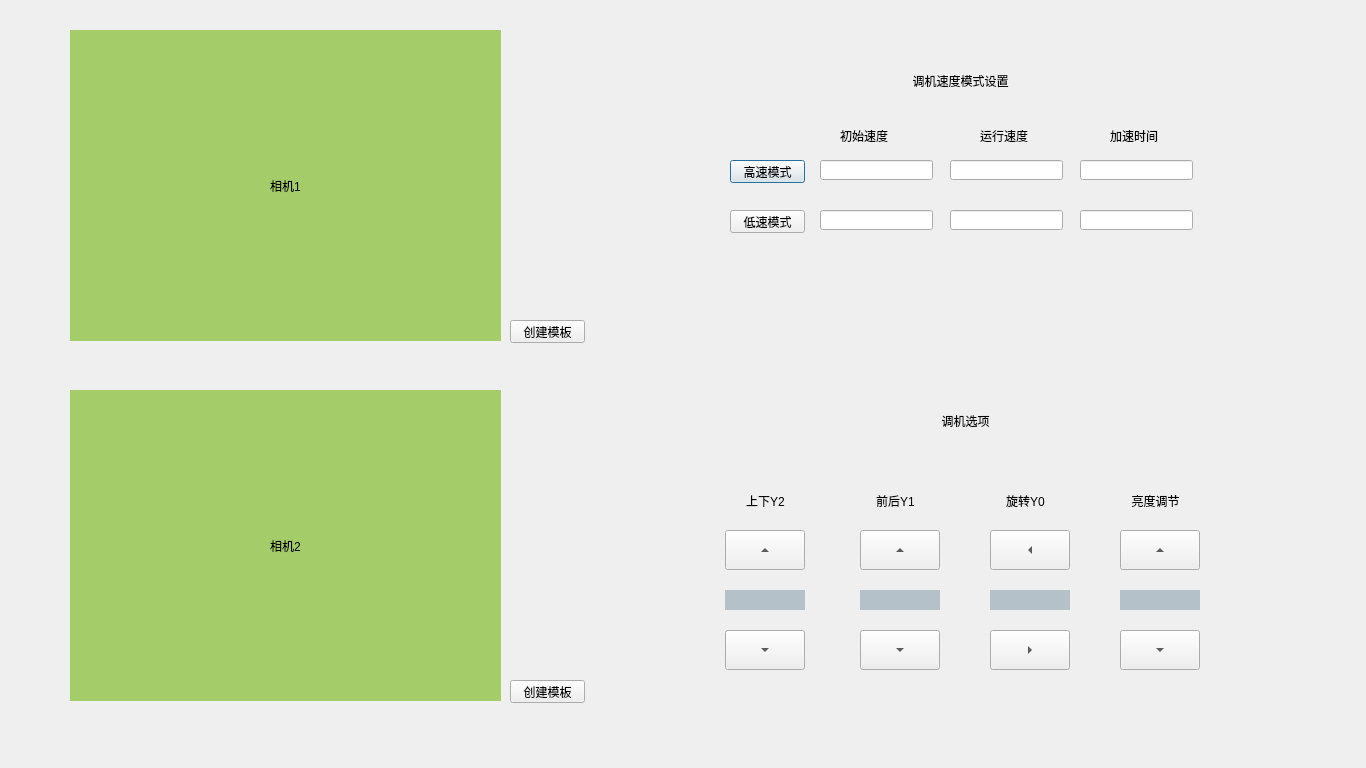
<?xml version="1.0" encoding="UTF-8"?>
<ui version="4.0">
 <class>CMD</class>
 <widget class="QDialog" name="CMD">
  <property name="geometry">
   <rect>
    <x>0</x>
    <y>0</y>
    <width>1366</width>
    <height>768</height>
   </rect>
  </property>
  <property name="windowTitle">
   <string>Dialog</string>
  </property>
  <widget class="QToolButton" name="Camera1_down">
   <property name="geometry">
    <rect>
     <x>725</x>
     <y>630</y>
     <width>80</width>
     <height>40</height>
    </rect>
   </property>
   <property name="text">
    <string>...</string>
   </property>
   <property name="arrowType">
    <enum>Qt::DownArrow</enum>
   </property>
   <attribute name="buttonGroup">
    <string notr="true">CMD_Button</string>
   </attribute>
  </widget>
  <widget class="QToolButton" name="Camera1_up">
   <property name="geometry">
    <rect>
     <x>725</x>
     <y>530</y>
     <width>80</width>
     <height>40</height>
    </rect>
   </property>
   <property name="text">
    <string>...</string>
   </property>
   <property name="arrowType">
    <enum>Qt::UpArrow</enum>
   </property>
   <attribute name="buttonGroup">
    <string notr="true">CMD_Button</string>
   </attribute>
  </widget>
  <widget class="QToolButton" name="Camera2_up">
   <property name="geometry">
    <rect>
     <x>860</x>
     <y>530</y>
     <width>80</width>
     <height>40</height>
    </rect>
   </property>
   <property name="text">
    <string>...</string>
   </property>
   <property name="arrowType">
    <enum>Qt::UpArrow</enum>
   </property>
   <attribute name="buttonGroup">
    <string notr="true">CMD_Button</string>
   </attribute>
  </widget>
  <widget class="QToolButton" name="Camera2_down">
   <property name="geometry">
    <rect>
     <x>860</x>
     <y>630</y>
     <width>80</width>
     <height>40</height>
    </rect>
   </property>
   <property name="text">
    <string>...</string>
   </property>
   <property name="arrowType">
    <enum>Qt::DownArrow</enum>
   </property>
   <attribute name="buttonGroup">
    <string notr="true">CMD_Button</string>
   </attribute>
  </widget>
  <widget class="QLabel" name="label_4">
   <property name="geometry">
    <rect>
     <x>730</x>
     <y>490</y>
     <width>71</width>
     <height>21</height>
    </rect>
   </property>
   <property name="styleSheet">
    <string notr="true">font: 14pt &quot;Adobe 黑体 Std R&quot;;</string>
   </property>
   <property name="text">
    <string>上下Y2</string>
   </property>
   <property name="alignment">
    <set>Qt::AlignCenter</set>
   </property>
  </widget>
  <widget class="QToolButton" name="Clockwise">
   <property name="geometry">
    <rect>
     <x>990</x>
     <y>630</y>
     <width>80</width>
     <height>40</height>
    </rect>
   </property>
   <property name="text">
    <string>...</string>
   </property>
   <property name="arrowType">
    <enum>Qt::RightArrow</enum>
   </property>
   <attribute name="buttonGroup">
    <string notr="true">CMD_Button</string>
   </attribute>
  </widget>
  <widget class="QToolButton" name="Anticlockwise">
   <property name="geometry">
    <rect>
     <x>990</x>
     <y>530</y>
     <width>80</width>
     <height>40</height>
    </rect>
   </property>
   <property name="text">
    <string>...</string>
   </property>
   <property name="arrowType">
    <enum>Qt::LeftArrow</enum>
   </property>
   <attribute name="buttonGroup">
    <string notr="true">CMD_Button</string>
   </attribute>
  </widget>
  <widget class="QPushButton" name="HIGH_SPEED">
   <property name="geometry">
    <rect>
     <x>730</x>
     <y>160</y>
     <width>75</width>
     <height>23</height>
    </rect>
   </property>
   <property name="text">
    <string>高速模式</string>
   </property>
  </widget>
  <widget class="QPushButton" name="LOW_SPEED">
   <property name="geometry">
    <rect>
     <x>730</x>
     <y>210</y>
     <width>75</width>
     <height>23</height>
    </rect>
   </property>
   <property name="text">
    <string>低速模式</string>
   </property>
  </widget>
  <widget class="QLineEdit" name="HIGH_SPEED_SET">
   <property name="geometry">
    <rect>
     <x>950</x>
     <y>160</y>
     <width>113</width>
     <height>20</height>
    </rect>
   </property>
  </widget>
  <widget class="QLineEdit" name="LOW_SPEED_SET">
   <property name="geometry">
    <rect>
     <x>950</x>
     <y>210</y>
     <width>113</width>
     <height>20</height>
    </rect>
   </property>
  </widget>
  <widget class="QLineEdit" name="High_Speed_Initial">
   <property name="geometry">
    <rect>
     <x>820</x>
     <y>160</y>
     <width>113</width>
     <height>20</height>
    </rect>
   </property>
  </widget>
  <widget class="QLineEdit" name="High_Speed_Acceleration">
   <property name="geometry">
    <rect>
     <x>1080</x>
     <y>160</y>
     <width>113</width>
     <height>20</height>
    </rect>
   </property>
  </widget>
  <widget class="QLineEdit" name="Low_Speed_Initial">
   <property name="geometry">
    <rect>
     <x>820</x>
     <y>210</y>
     <width>113</width>
     <height>20</height>
    </rect>
   </property>
  </widget>
  <widget class="QLineEdit" name="Low_Speed_Acceleration">
   <property name="geometry">
    <rect>
     <x>1080</x>
     <y>210</y>
     <width>113</width>
     <height>20</height>
    </rect>
   </property>
  </widget>
  <widget class="QLabel" name="position2">
   <property name="geometry">
    <rect>
     <x>725</x>
     <y>590</y>
     <width>80</width>
     <height>20</height>
    </rect>
   </property>
   <property name="styleSheet">
    <string notr="true">background-color: rgb(181, 193, 200);</string>
   </property>
   <property name="text">
    <string/>
   </property>
   <property name="alignment">
    <set>Qt::AlignCenter</set>
   </property>
  </widget>
  <widget class="QLabel" name="label_11">
   <property name="geometry">
    <rect>
     <x>840</x>
     <y>130</y>
     <width>54</width>
     <height>12</height>
    </rect>
   </property>
   <property name="text">
    <string>初始速度</string>
   </property>
  </widget>
  <widget class="QLabel" name="label_12">
   <property name="geometry">
    <rect>
     <x>980</x>
     <y>130</y>
     <width>54</width>
     <height>12</height>
    </rect>
   </property>
   <property name="text">
    <string>运行速度</string>
   </property>
  </widget>
  <widget class="QLabel" name="label_13">
   <property name="geometry">
    <rect>
     <x>1110</x>
     <y>130</y>
     <width>54</width>
     <height>12</height>
    </rect>
   </property>
   <property name="text">
    <string>加速时间</string>
   </property>
  </widget>
  <widget class="QLabel" name="label_20">
   <property name="geometry">
    <rect>
     <x>830</x>
     <y>50</y>
     <width>261</width>
     <height>61</height>
    </rect>
   </property>
   <property name="styleSheet">
    <string notr="true">font: 24pt &quot;Adobe 黑体 Std R&quot;;</string>
   </property>
   <property name="text">
    <string>调机速度模式设置</string>
   </property>
   <property name="alignment">
    <set>Qt::AlignCenter</set>
   </property>
  </widget>
  <widget class="QLabel" name="label_21">
   <property name="geometry">
    <rect>
     <x>840</x>
     <y>390</y>
     <width>251</width>
     <height>61</height>
    </rect>
   </property>
   <property name="styleSheet">
    <string notr="true">font: 24pt &quot;Adobe 黑体 Std R&quot;;</string>
   </property>
   <property name="text">
    <string>调机选项</string>
   </property>
   <property name="alignment">
    <set>Qt::AlignCenter</set>
   </property>
  </widget>
  <widget class="QLabel" name="label_3">
   <property name="geometry">
    <rect>
     <x>70</x>
     <y>30</y>
     <width>431</width>
     <height>311</height>
    </rect>
   </property>
   <property name="styleSheet">
    <string notr="true">font: 24pt &quot;AcadEref&quot;;
background-color: rgb(164, 205, 106);</string>
   </property>
   <property name="text">
    <string>相机1</string>
   </property>
   <property name="alignment">
    <set>Qt::AlignCenter</set>
   </property>
  </widget>
  <widget class="QLabel" name="label_7">
   <property name="geometry">
    <rect>
     <x>70</x>
     <y>390</y>
     <width>431</width>
     <height>311</height>
    </rect>
   </property>
   <property name="styleSheet">
    <string notr="true">font: 24pt &quot;AcadEref&quot;;
background-color: rgb(164, 205, 106);</string>
   </property>
   <property name="text">
    <string>相机2</string>
   </property>
   <property name="alignment">
    <set>Qt::AlignCenter</set>
   </property>
  </widget>
  <widget class="QPushButton" name="pushButton">
   <property name="geometry">
    <rect>
     <x>510</x>
     <y>320</y>
     <width>75</width>
     <height>23</height>
    </rect>
   </property>
   <property name="text">
    <string>创建模板</string>
   </property>
  </widget>
  <widget class="QPushButton" name="pushButton_2">
   <property name="geometry">
    <rect>
     <x>510</x>
     <y>680</y>
     <width>75</width>
     <height>23</height>
    </rect>
   </property>
   <property name="text">
    <string>创建模板</string>
   </property>
  </widget>
  <widget class="QLabel" name="position1">
   <property name="geometry">
    <rect>
     <x>860</x>
     <y>590</y>
     <width>80</width>
     <height>20</height>
    </rect>
   </property>
   <property name="styleSheet">
    <string notr="true">background-color: rgb(181, 193, 200);</string>
   </property>
   <property name="text">
    <string/>
   </property>
   <property name="alignment">
    <set>Qt::AlignCenter</set>
   </property>
  </widget>
  <widget class="QLabel" name="position0">
   <property name="geometry">
    <rect>
     <x>990</x>
     <y>590</y>
     <width>80</width>
     <height>20</height>
    </rect>
   </property>
   <property name="styleSheet">
    <string notr="true">background-color: rgb(181, 193, 200);</string>
   </property>
   <property name="text">
    <string/>
   </property>
   <property name="alignment">
    <set>Qt::AlignCenter</set>
   </property>
  </widget>
  <widget class="QLabel" name="label_8">
   <property name="geometry">
    <rect>
     <x>860</x>
     <y>490</y>
     <width>71</width>
     <height>21</height>
    </rect>
   </property>
   <property name="styleSheet">
    <string notr="true">font: 14pt &quot;Adobe 黑体 Std R&quot;;</string>
   </property>
   <property name="text">
    <string>前后Y1</string>
   </property>
   <property name="alignment">
    <set>Qt::AlignCenter</set>
   </property>
  </widget>
  <widget class="QLabel" name="label_9">
   <property name="geometry">
    <rect>
     <x>990</x>
     <y>490</y>
     <width>71</width>
     <height>21</height>
    </rect>
   </property>
   <property name="styleSheet">
    <string notr="true">font: 14pt &quot;Adobe 黑体 Std R&quot;;</string>
   </property>
   <property name="text">
    <string>旋转Y0</string>
   </property>
   <property name="alignment">
    <set>Qt::AlignCenter</set>
   </property>
  </widget>
  <widget class="QLabel" name="label_10">
   <property name="geometry">
    <rect>
     <x>1120</x>
     <y>490</y>
     <width>71</width>
     <height>21</height>
    </rect>
   </property>
   <property name="styleSheet">
    <string notr="true">font: 14pt &quot;Adobe 黑体 Std R&quot;;</string>
   </property>
   <property name="text">
    <string>亮度调节</string>
   </property>
   <property name="alignment">
    <set>Qt::AlignCenter</set>
   </property>
  </widget>
  <widget class="QLabel" name="brightness">
   <property name="geometry">
    <rect>
     <x>1120</x>
     <y>590</y>
     <width>80</width>
     <height>20</height>
    </rect>
   </property>
   <property name="styleSheet">
    <string notr="true">background-color: rgb(181, 193, 200);</string>
   </property>
   <property name="text">
    <string/>
   </property>
   <property name="alignment">
    <set>Qt::AlignCenter</set>
   </property>
  </widget>
  <widget class="QToolButton" name="Camera2_down_2">
   <property name="geometry">
    <rect>
     <x>1120</x>
     <y>630</y>
     <width>80</width>
     <height>40</height>
    </rect>
   </property>
   <property name="text">
    <string>...</string>
   </property>
   <property name="arrowType">
    <enum>Qt::DownArrow</enum>
   </property>
  </widget>
  <widget class="QToolButton" name="Camera2_up_2">
   <property name="geometry">
    <rect>
     <x>1120</x>
     <y>530</y>
     <width>80</width>
     <height>40</height>
    </rect>
   </property>
   <property name="text">
    <string>...</string>
   </property>
   <property name="arrowType">
    <enum>Qt::UpArrow</enum>
   </property>
  </widget>
 </widget>
 <tabstops>
  <tabstop>pushButton</tabstop>
  <tabstop>pushButton_2</tabstop>
  <tabstop>HIGH_SPEED</tabstop>
  <tabstop>High_Speed_Initial</tabstop>
  <tabstop>HIGH_SPEED_SET</tabstop>
  <tabstop>High_Speed_Acceleration</tabstop>
  <tabstop>LOW_SPEED</tabstop>
  <tabstop>Low_Speed_Initial</tabstop>
  <tabstop>LOW_SPEED_SET</tabstop>
  <tabstop>Low_Speed_Acceleration</tabstop>
  <tabstop>Camera1_up</tabstop>
  <tabstop>Camera1_down</tabstop>
  <tabstop>Camera2_up</tabstop>
  <tabstop>Camera2_down</tabstop>
  <tabstop>Anticlockwise</tabstop>
  <tabstop>Clockwise</tabstop>
  <tabstop>Camera2_up_2</tabstop>
  <tabstop>Camera2_down_2</tabstop>
 </tabstops>
 <resources/>
 <connections/>
 <buttongroups>
  <buttongroup name="CMD_Button"/>
 </buttongroups>
</ui>
